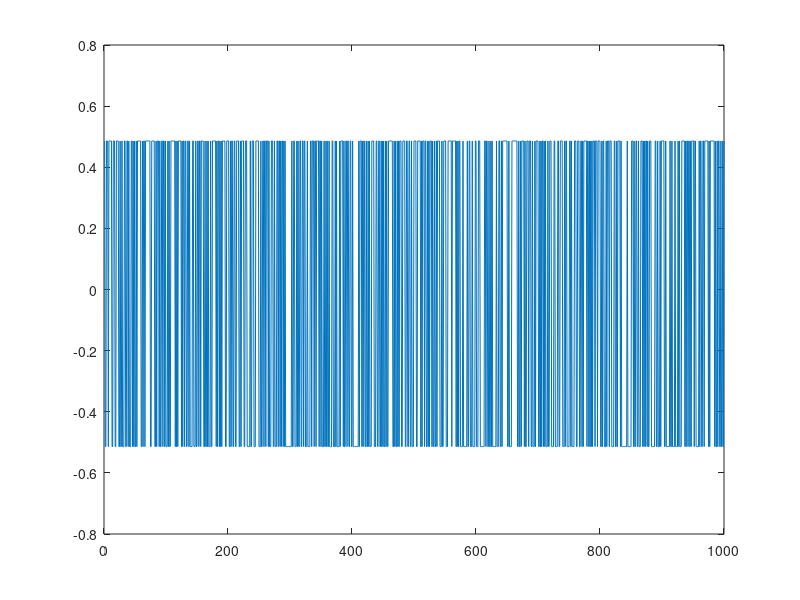

MATLAB code to generate this figure: (Note: this script raises an error after producing the figure.)
N=1000;
s=1;
p=0.5;
x=[];
for i=1:N
    a=binornd(1,p);
    if a==1
        x=[x;ones(s,1)];
    else
        x=[x;zeros(s,1)];
    end
end
x=x-mean(x);
plot(x)
[l,h]=wfilters('db1');
DB=[l',h'];
%%
rng(1)
[l,h]=wfilters('db6');
B=[l;h];
N=1000;
[c,s]=wavedec(randn(N,1),1,'db6');
len=length(c);
t=sprand(1,len,0.1);
x=waverec(t,s,'db6');
if size(x,1)==1
    x=x';
end
[l,h]=wfilters('db6');
DB=[l',h'];
plot(x)
%%
tic
X=sample_1d(x,2000,r);
[A]=tf_1d_adm(orth(randn(r)),X,1000,0.01);
sum(A,2)
toc
%%
r=4;m=4;eta=50;lambda=1e4;
A=orth(randn(r)); A=A(:,1:m);
%A=DB+randn(size(DB))*0.3;
A0=A;
Tol=1e-4;
maxiter=1000;
tic
[A,E]=bregman_solve_beta(x,A,eta,lambda,Tol,maxiter);
toc
A
sum(A)
hamiltonian_l1(A,x)
%%
c=ones(size(A))/2;
hamiltonian_l1(c,x)
hamiltonian_l1(A,x)













